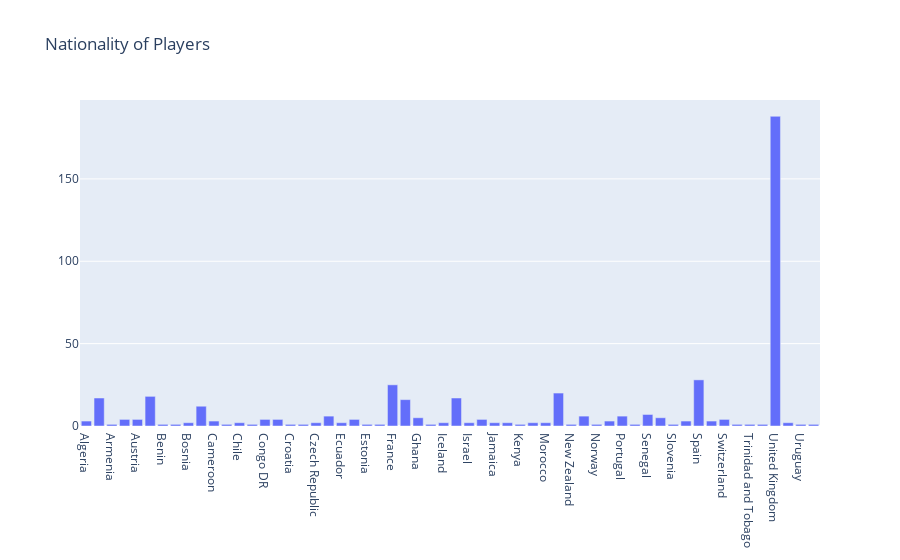

This figure's notebook cell:
### Code cell
keys= country
values=counts

iplot({
    "data": [go.Bar(x=keys, y=values)],
    "layout": go.Layout(title="Nationality of Players")
})

### Figure 1 — Plotly figure (JSON) as saved in the notebook; plotly's stock layout.template omitted (floating-point values rounded to 4 significant figures)
{"data": [{"type": "bar", "x": ["Algeria", "Argentina", "Armenia", "Australia", "Austria", "Belgium", "Benin", "Bermuda", "Bosnia", "Brazil", "Cameroon", "Canada", "Chile", "Colombia", "Congo DR", "Cote d'Ivoire", "Croatia", "Curacao", "Czech Republic", "Denmark", "Ecuador", "Egypt", "Estonia", "Finland", "France", "Germany", "Ghana", "Greece", "Iceland", "Ireland", "Israel", "Italy", "Jamaica", "Japan", "Kenya", "Mali", "Morocco", "Netherlands", "New Zealand", "Nigeria", "Norway", "Poland", "Portugal", "Romania", "Senegal", "Serbia", "Slovenia", "South Korea", "Spain", "Sweden", "Switzerland", "The Gambia", "Trinidad and Tobago", "Tunisia", "United Kingdom", "United States", "Uruguay", "Venezuela"], "y": [3, 17, 1, 4, 4, 18, 1, 1, 2, 12, 3, 1, 2, 1, 4, 4, 1, 1, 2, 6, 2, 4, 1, 1, 25, 16, 5, 1, 2, 17, 2, 4, 2, 2, 1, 2, 2, 20, 1, 6, 1, 3, 6, 1, 7, 5, 1, 3, 28, 3, 4, 1, 1, 1, 188, 2, 1, 1]}], "layout": {"title": {"text": "Nationality of Players"}}}
